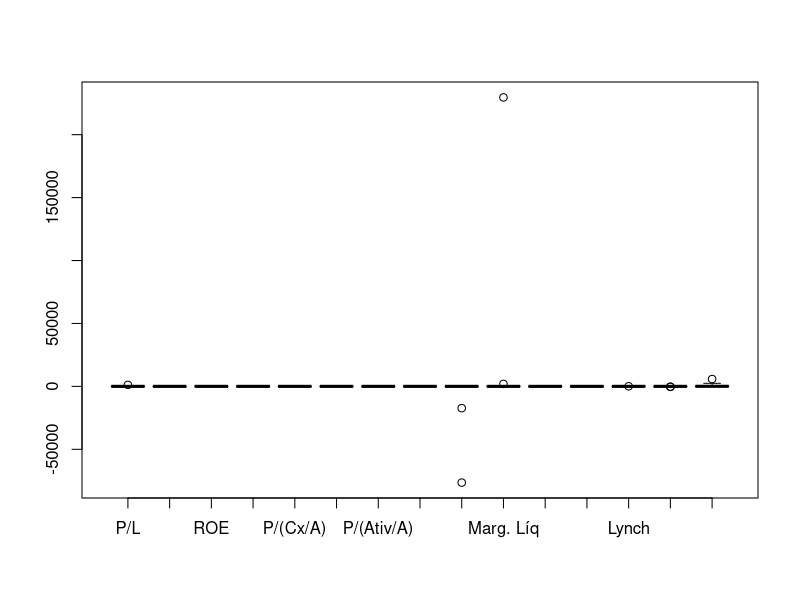
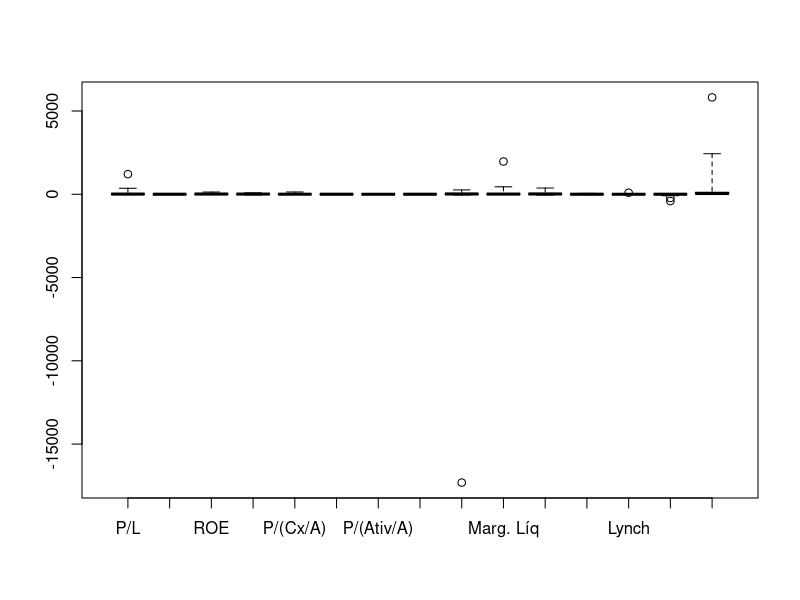
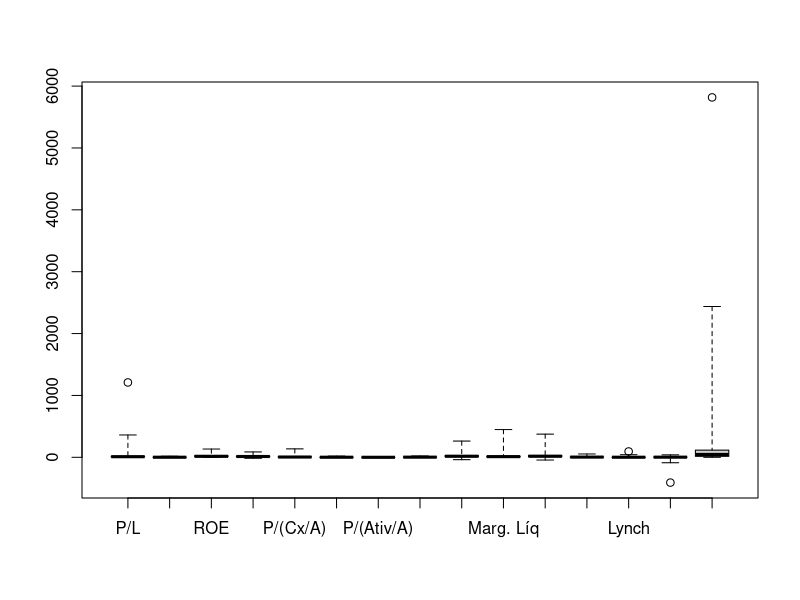
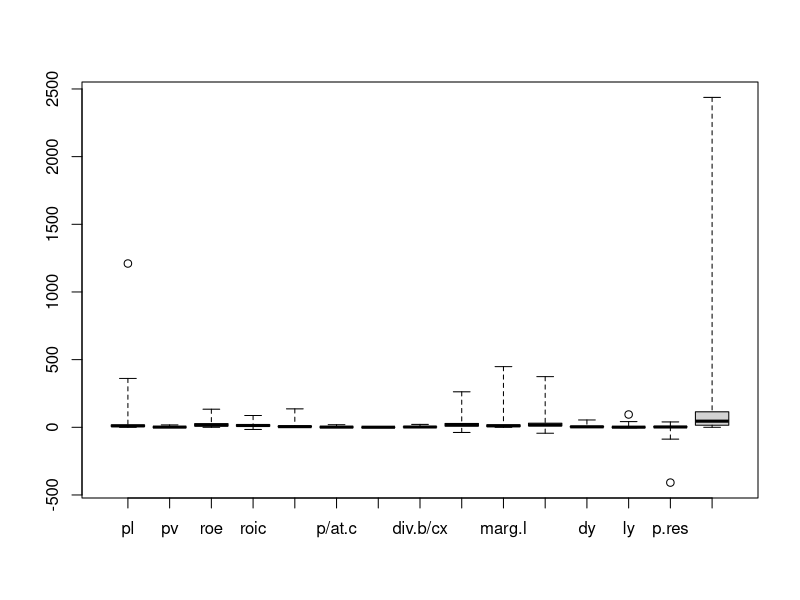

These charts were generated, in order, by the following R code: (Note: this script raises an error after producing the figures.)
library(tidyverse)
library(gridExtra)


df_tri = read.csv("data/acoesb3.csv")

df_day = read.csv("data/acoesb3cot.csv")


#gridExtra::grid.table(df_day %>% slice(1:20)) # para plotar o db

ult_cot = cod = cotAtual = divY = c()
  
  for (i in 1:length(df_day[,"ultCot"])){
    if (df_day[i,"cod"] %in% cod){
      j = match(df_day[i,"cod"], cod)
        if (df_day[i,"ultCot"]>df_day[j,"ultCot"]){
          ult_cot = ult_cot[-j]; cod = cod[-j]; cotAtual = cotAtual[-j];
          divY = divY[-j]
          
          ult_cot = c(ult_cot, df_day[i,"ultCot"])
          cod = c(cod, df_day[i,"cod"])
          cotAtual = c(cotAtual, df_day[i,"cotAtual"])
          divY = c(divY, df_day[i, "divYield"])
        }
    } else {
      ult_cot = c(ult_cot, df_day[i,"ultCot"])
      cod = c(cod, df_day[i,"cod"])
      cotAtual = c(cotAtual, df_day[i,"cotAtual"])
      divY = c(divY, df_day[i, "divYield"])
    }
    
    
  }
  df_day_fil = data.frame(cod, cotAtual, divY, ult_cot)

  
  ult_bal = codigo = roic = cres_rec5 = n_ac = divb = disp = ativc = c();
  ativ = patl = recl12 = ebit12 = Lucl12 = recl3 = c()
  
  ult_cot_t = cotAtual_t = divY_t = c()
  for (i in 1:length(df_tri[,"ultBal"])){
    if (df_tri[i,"ultBal"] == "2022-09-30"){
      j = match(df_tri[i,"codigo"], cod)
      ult_cot_t = c(ult_cot_t, ult_cot[j])
      cotAtual_t = c(cotAtual_t, cotAtual[j])
      ult_bal =  c(ult_bal, df_tri[i,"ultBal"])
      codigo = c(codigo, df_tri[i,"codigo"])
      roic = c(roic, df_tri[i,"roic"])
      cres_rec5 = c(cres_rec5, df_tri[i,"cresRec5a"])
      divY_t = c(divY_t, divY[j])
      n_ac = c(n_ac, df_tri[i,"nAcoes"])
      divb = c(divb, df_tri[i,"divBruta"])
      disp = c(disp, df_tri[i,"disponib"])
      ativc = c(ativc, df_tri[i,"ativCirc"])
      ativ = c(ativ, df_tri[i,"ativos"])
      patl = c(patl, df_tri[i,"patLiq"])
      recl12 = c(recl12, df_tri[i,"recLiq12m"])
      ebit12 = c(ebit12, df_tri[i,"ebit12m"])
      Lucl12 = c(Lucl12, df_tri[i,"LucLiq12m"])
      recl3 = c(recl3, df_tri[i,"recLiq3m"])
  }
}
ult_bal_dates = c()
for (i in df_tri[,"ultBal"]){
  if (i %in% ult_bal_dates){}
  else{
    ult_bal_dates = c(ult_bal_dates, i)
  }
}
per = c()
for (i in length(df_tri[,"ultBal"])){
  j = match(df_tri[i,"ultBal"], ult_bal_dates)
    per = c(per,data.frame(ult_bal, codigo, roic, cres_rec5, n_ac, divb, disp,
                           ativc, ativ, patl, recl12, ebit12, Lucl12, recl3))
}

df_tri_3t22 = data.frame(ult_cot_t, cotAtual_t, ult_bal, codigo, roic, cres_rec5,
                         divY_t, n_ac, divb, disp,
                         ativc, ativ, patl, recl12, ebit12, Lucl12, recl3,
                         row.names = codigo)

#gridExtra::grid.table(df_tri_3t22 %>% slice(1:20))


pl = round(cotAtual_t/(Lucl12/n_ac), 2)
pv = round(cotAtual_t/(patl/n_ac), 2)
roe = round((Lucl12/patl)*100, 2)
roic = round(roic, 2)
p_cxa = round(cotAtual_t/(disp/n_ac), 2)
p_ativc = round(cotAtual_t/(ativc/n_ac), 2)
p_ativ = round(cotAtual_t/(ativ/n_ac), 2)
div_cxa = round(divb/disp, 2)
marg_ebit = round((ebit12/recl12)*100, 2)
marg_liq = round((Lucl12/recl12)*100, 2)
cres_rec5 = round(cres_rec5, 2)
divY_t = round(divY_t, 2)
lynch = round((divY_t+(cres_rec5/5))/pl, 2)
per_res = round(disp/(recl12/12 - Lucl12/12), 2)
div_lucm = round(divb/(Lucl12/12), 2)


crit = data.frame(pl ,pv ,roe ,roic ,p_cxa ,p_ativc ,p_ativ , div_cxa,
                  marg_ebit ,marg_liq ,cres_rec5 ,divY_t ,lynch ,per_res ,
                  div_lucm, row.names = codigo)


rmv_inf_values_row = function(df){
  for (r in 1:length(df[,1])){
    if (is.na(match(Inf, df[r,])) || is.na(match(Inf, df[r,]))){
      
    } else {
      df = df[-r,]
    }
    
  }
  return(df)
}

rmv_neg_pl = function(df){
  pl_neg = c()
  col_i = match("P/L",colnames(df))
  len = length(df[,col_i])
  for (r in 1:len){
    if (!is.na(df[r,col_i])){
      if (df[r,col_i] < 0){
        pl_neg = c(pl_neg,(df[r,"P/L"]))
      }
    }
  }
  
  for (i in pl_neg) {
    if (i %in% df[,col_i]){
      df = df[-match(i,df[,col_i]),]
    }
  }
  return(df)
}

rmv_neg_pvpa = function(df){
  pvpa_neg = c()
  col_i = match("P/VPA",colnames(df))
  len = length(df[,col_i])
  for (r in 1:len){
    if (!is.na(df[r,col_i])){
      if (df[r,col_i] < 0){
        pvpa_neg = c(pvpa_neg,df[r,"P/VPA"])
      }
    }
  }
  for (i in pvpa_neg) {
    if (i %in% df[,col_i]){
      df = df[-match(i,df[,col_i]),]
    }
  }
  return(df)
}

colnames(crit) = c("P/L", "P/VPA",
                   "ROE",
                   "ROIC",
                   "Preço/(Caixa/Ação)", "Preço/(Ativos Circulantes/Ação)",
                   "Preço/(Ativos/Ação)", "Dív Bruta/Caixa", "Mar. EBITDA",
                   "Marg. Líquida", "Cresc. Rec. (5 Anos)",
                   "Dividendyield", "Lynch",
                   "Per. Resistência",
                   "Dív. Bruta/Lucro Mensal")

crit = rmv_inf_values_row(crit)
length(crit[,1])
crit = rmv_neg_pl(crit)
length(crit[,1])
crit = rmv_neg_pvpa(crit)
length(crit[,1])


#gridExtra::grid.table(crit %>% slice(1:20))

apply(crit, 2, shapiro.test)

emp_lucpat_neg = c()
for(r in 1:length(df_tri_3t22[,1])){
  if(df_tri_3t22[r,'Lucl12'] < 0 && df_tri_3t22[r,'patl'] < 0){
    emp_lucpat_neg = c(emp_lucpat_neg, df_tri_3t22[r, 'codigo'])
    }
}

length(emp_lucpat_neg)
roe_err = c()
for (r in emp_lucpat_neg){
  roe_err = c(roe_err,(df_tri_3t22[r,"Lucl12"]/df_tri_3t22[r,'patl'])*100)
}

emp_lucpat_neg[match(max(roe_err), roe_err)] ## empresa com o maior roe falso


## retirando os roes falsos

length(crit[,1])

for (r in 1:length(crit$ROE)){
  if (row.names(crit)[r] %in% emp_lucpat_neg){
    print(row.names(crit)[r]) #empresa retirada (tinha passado pelos
                              #2 filtros anteriores)
    crit = crit[-r,]
  }
}

length(crit[,1])

boxplot(names = c("P/L", "P/VPA", "ROE", "ROIC", "P/(Cx/A)", "P/(Ativ Circ/A)",
                  "P/(Ativ/A)", "Dív Bruta/Cx", "Mar. EBIT", "Marg. Líq",
                  "Cresc.Rec.5A", "Dividendyield", "Lynch", "Per.Res",
                  "Dív.Br/Luc Mens"), crit, outline = T, range = 40)


## Retirando max(marg. liq)

row.names(crit)[match(max(crit$`Marg. Líquida`),crit$`Marg. Líquida`)]

crit = crit[-match(max(crit$`Marg. Líquida`), crit$`Marg. Líquida`),]

boxplot(names = c("P/L", "P/VPA", "ROE", "ROIC", "P/(Cx/A)", "P/(Ativ Circ/A)",
                  "P/(Ativ/A)", "Dív Bruta/Cx", "Mar. EBIT", "Marg. Líq",
                  "Cresc.Rec.5A", "Dividendyield", "Lynch", "Per.Res",
                  "Dív.Br/Luc Mens"), crit, outline = T, range = 40)


## retirando min(marg. ebitda)

row.names(crit)[match(min(crit$`Mar. EBITDA`),crit$`Mar. EBITDA`)]

crit = crit[-match(min(crit$`Mar. EBITDA`), crit$`Mar. EBITDA`),]

boxplot(names = c("P/L", "P/VPA", "ROE", "ROIC", "P/(Cx/A)", "P/(Ativ Circ/A)",
                  "P/(Ativ/A)", "Dív Bruta/Cx", "Mar. EBIT", "Marg. Líq",
                  "Cresc.Rec.5A", "Dividendyield", "Lynch", "Per.Res",
                  "Dív.Br/Luc Mens"), crit, outline = T, range = 40)

## retirando max(div/lucm)

row.names(crit)[match(max(crit$`Dív. Bruta/Lucro Mensal`),crit$`Dív. Bruta/Lucro Mensal`)]

crit = crit[-match(max(crit$`Dív. Bruta/Lucro Mensal`), crit$`Dív. Bruta/Lucro Mensal`),]



boxplot(names = c("pl", "pv", "roe", "roic", "p/cx", "p/at.c",
"p/at", "div.b/cx", "marg.eb", "marg.l", "cres.rec",
"dy", "ly", "p.res", "div.b/luc.m"), crit, outline = T,
range = 40)

rmv_outl = function(df){
  outlr = c()
  outlc = c()
  for (c in 1:length(df[1,])) {
    for (r in 1:length(df[,c])){
      q1p = (length(df[,c])+1)/4 ## regra 1
        if (q1p%%1!=0){
          if(q1p%%1%%0.5!=0){
            q1p = round(q1p,0) ## regra 3
            q1v = sort(df[,c])[q1p]
          } else {
            q1v = mean(sort(df[,c])[q1p-0.5],sort(df[,c])[q1p+0.5]) ## regra 2
          }
        }
      q1v = sort(df[,c])[q1p]
      q3p = 3*(length(df[,c])+1)/4 ## regra 1
      if (q3p%%1!=0){
        if(q3p%%1%%0.5!=0){
          q3p = round(q3p,0) ## regra 3
          q3v = sort(df[,c])[q3p]
        } else {
          q3v = mean(sort(df[,c])[q3p-0.5],sort(df[,c])[q3p+0.5]) ## regra 2
        }
      }
      q3v = sort(df[,c])[q3p]
      iqr = q3v - q1v
      rang = 20
      if (!is.na(df[r,c] - q3v > rang*iqr)&&!is.na(q1v - df[r,c] > rang*iqr)){
        if (df[r,c] - q3v > rang*iqr || q1v - df[r,c] > rang*iqr){
        outlr = c(outlr,row.names(df)[r])
        print(row.names(df)[r])
        outlc = c(outlc, colnames(df)[c])
        print(colnames(df)[c])
        print(df[r,c])
        }
      }
    }
  }
  outlr_nrep = c()
  for (i in 1:length(outlr)){
    if (outlr[i] %in% outlr_nrep){
      
    } else{
      outlr_nrep = c(outlr_nrep, outlr[i])
    }
  }
  for (cod in outlr_nrep){
    df = df[-match(cod, row.names(df)),]
  }
  return(df)
}

length(crit[,1])
crit = rmv_outl(crit)
length(crit[,1])

crit = rmv_outl(crit)
length(crit[,1])

crit = rmv_outl(crit)
length(crit[,1])

crit = rmv_outl(crit)
length(crit[,1])

crit = rmv_outl(crit)
length(crit[,1])


boxplot(names = c("P/L", "P/VPA", "ROE", "ROIC", "P/(Cx/A)", "P/(Ativ Circ/A)",
                  "P/(Ativ/A)", "Dív Bruta/Cx", "Mar. EBIT", "Marg. Líq",
                  "Cresc.Rec.5A", "Dividendyield", "Lynch", "Per.Res",
                  "Dív.Br/Luc Mens"), crit, outline = T, range = 4)


nor = function(vec){
  vecn = c()
  for (i in vec){
    vecn = c(vecn, (i - min(vec))/(max(vec)-min(vec)))
  }
  return(vecn)
}
